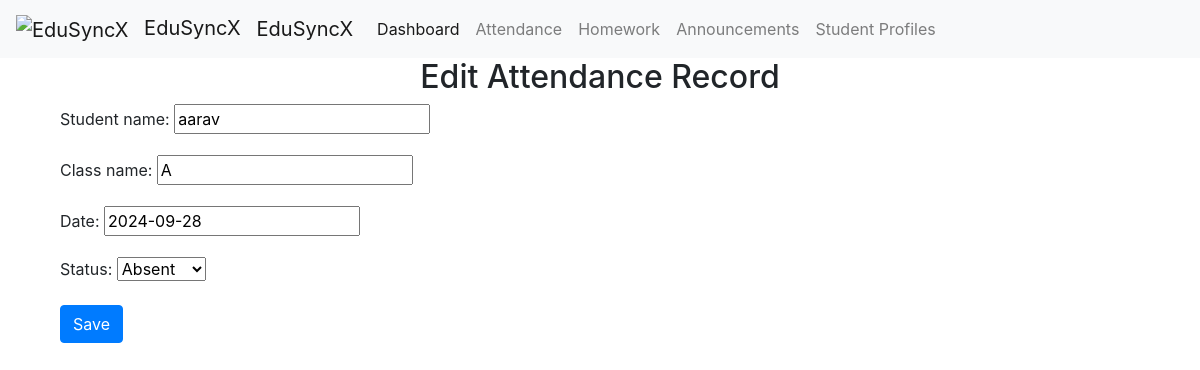
/attendance/edit_attendance/6/, run on the app's committed database.
### attendance/models.py (models this page shows)
class Attendance(models.Model):
    student_name = models.CharField(max_length=255)
    class_name = models.CharField(max_length=255)
    date = models.DateField()
    status = models.CharField(max_length=10, choices=[('present', 'Present'), ('absent', 'Absent'), ('late', 'Late')])

### attendance/views.py (the view)
# urls.py: path('edit_attendance/<int:id>/', views.edit_attendance, name='edit_attendance'),
def edit_attendance(request, id):
    attendance = Attendance.objects.get(id=id)
    if request.method == 'POST':
        form = AttendanceForm(request.POST, instance=attendance)
        if form.is_valid():
            form.save()
            return redirect('all_attendance')
    else:
        form = AttendanceForm(instance=attendance)
    return render(request, 'attendance/edit_attendance.html', {'form': form})

### attendance/forms.py
class AttendanceForm(forms.ModelForm):
    class Meta:
        model = Attendance
        fields = ('student_name', 'class_name', 'date', 'status')

### attendance/templates/attendance/edit_attendance.html (shortened to what this page needs)
{% extends 'base.html' %}
{% block content %}
  <div class="container">
    <div class="row">
      <div class="col-md-12">
        <h2 class="text-center">Edit Attendance Record</h2>
      </div>
    </div>
    <div class="row">
      <div class="col-md-12">
        <form method="post">
          {{ form.as_p }}
          <button class="btn btn-primary" id="save-attendance-btn">Save</button>
        </form>
      </div>
    </div>
  </div>
{% endblock %}

### data on the page
Attendance: student_name "aarav", class_name "A", date "2024-09-28", status "Absent"
